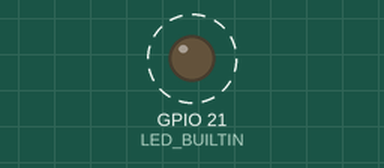
This sketch was run on a simulated Seeed XIAO ESP32-S3. Shown: output pins drawn as LEDs (lit = HIGH). Dashed ring = blinking. What the sketch prints to the serial monitor is not drawn.

Above: at 0.2 s.
Timing chart, 0 to 3.0 s (numbered marks = the images above):
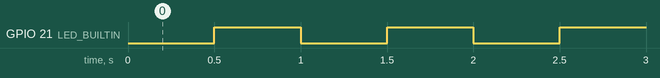

The sketch:

blink.ino
```cpp
// petbot Phase 0: blink the XIAO ESP32S3 user LED.
// The orange user LED is on GPIO21 (LED_BUILTIN) and is active LOW.
// GPIO21 is also the microSD CS pin, so don't use the LED together with the SD card.

void setup() {
  Serial.begin(115200);
  pinMode(LED_BUILTIN, OUTPUT);
}

void loop() {
  digitalWrite(LED_BUILTIN, LOW);   // on
  Serial.println("LED on");
  delay(500);
  digitalWrite(LED_BUILTIN, HIGH);  // off
  Serial.println("LED off");
  delay(500);
}
```

Measured:
- by itself, GPIO 21 (LED_BUILTIN): alternates HIGH for 0.50 s and LOW for 0.50 s
